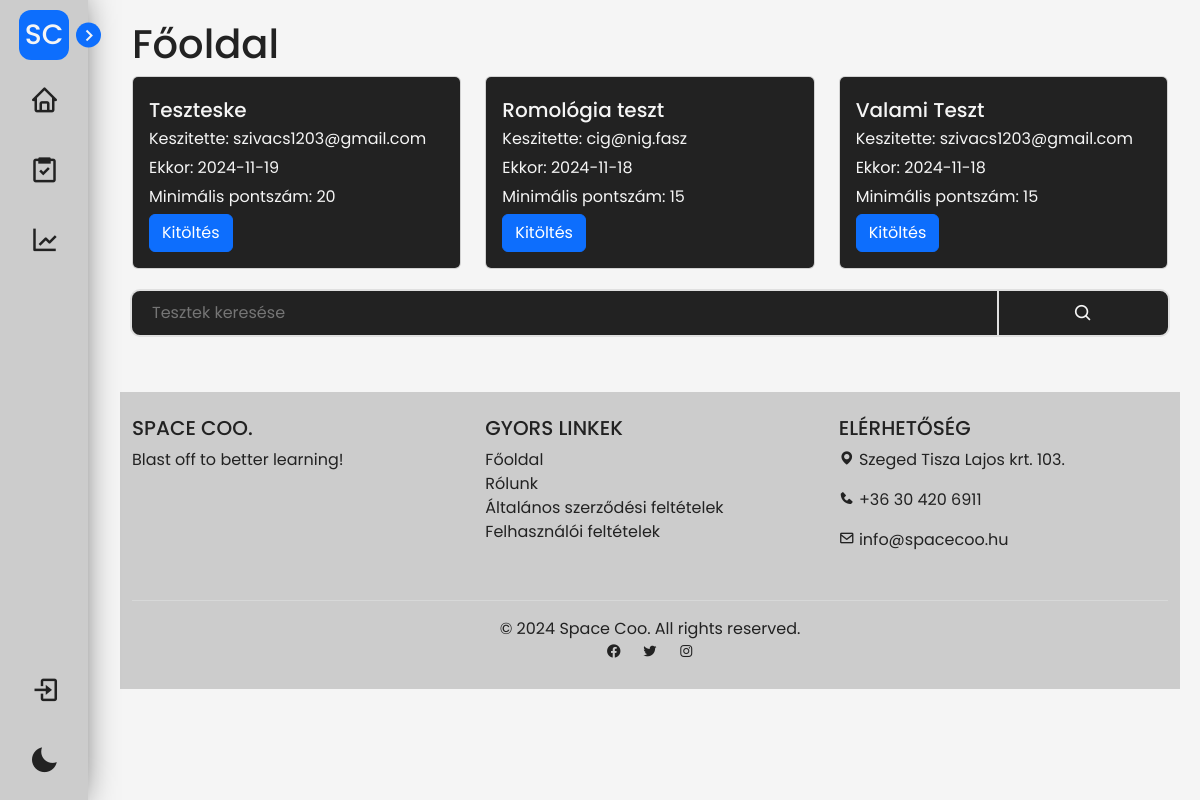
Before: / with the older database file.
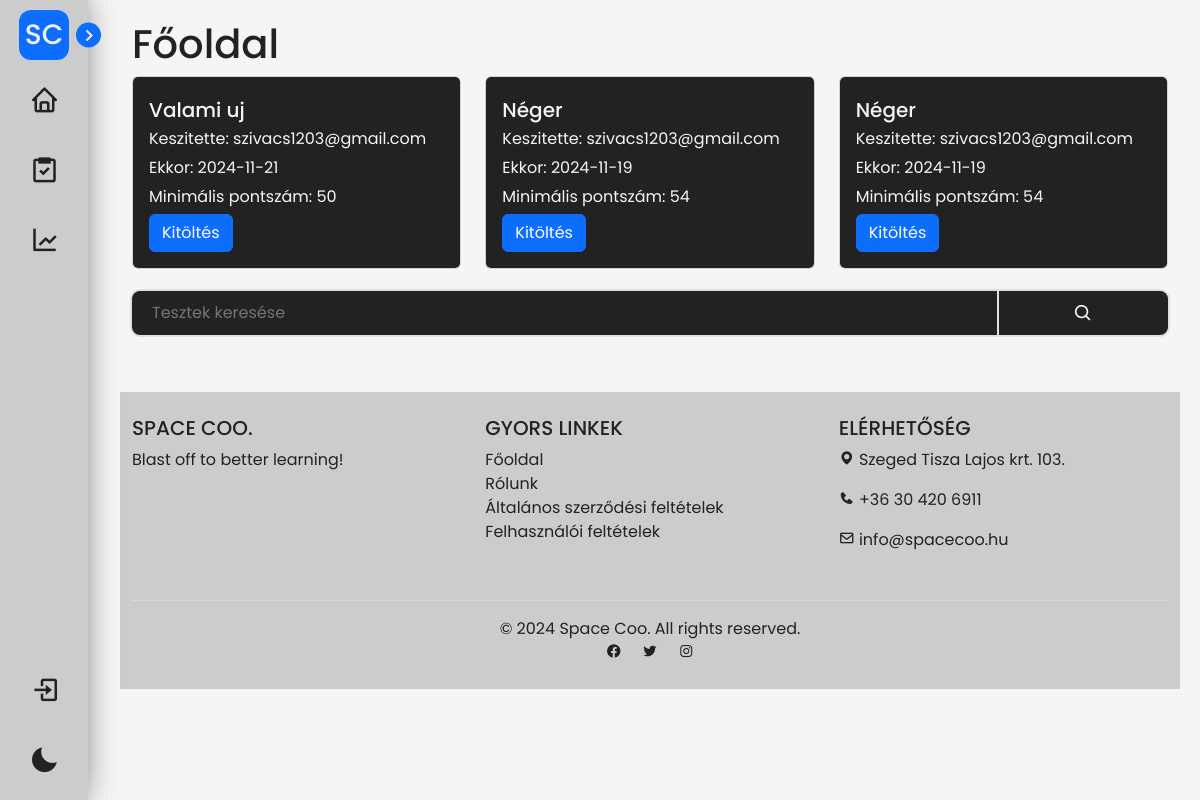
After: the same page with the newer database file.
### tables this page shows
CREATE TABLE `tests` (
  `tid` int(11) NOT NULL,
  `t_name` varchar(255) NOT NULL,
  `date` date NOT NULL,
  `min_score` int(11) DEFAULT NULL,
  `owner` varchar(255) DEFAULT NULL
);

### classes/class.controller.test.php (called while the page is built, shortened)
<?php
class TestController extends Test {
  private $limitAmount;
  public function __construct($testName, $testMinScore, $testOwner) {
    $this->limitAmount = null;
  }
  public static function constructWithLimit($amount) {
    $instance = new self(null, null, null);
    $instance->limitAmount = $amount;
    return $instance;
  }
  public function getLimitedAmountOfTests() {
    return $this->getCustomAmountOfTests($this->limitAmount);
  }
}

### classes/class.dbh.php (called while the page is built)
<?php
class Dbh {
    protected function connect() {
        try {
            $username = "root";
            $password = "";
            $dbh = new PDO("mysql:host=localhost;dbname=spacecoo", $username, $password);
            return $dbh;
        } catch (PDOException $e) {
            print "Error: " . $e->getMessage() . "<br/>";
            die();
        }
    }
}

### classes/class.test.php (called while the page is built, shortened)
<?php
class Test extends Dbh {
  protected function getCustomAmountOfTests($amount) {
    $stmt = $this->connect()->prepare("SELECT * FROM `tests` ORDER BY `tid` DESC LIMIT $amount");
    if (!$stmt->execute()) {
      $stmt = NULL;
      header('location: ../index.php?error=stmtfailed');
      exit();
    }
    $result = $stmt->fetchAll(PDO::FETCH_ASSOC);
    return $result;
  }
}

### index.php (the view)
<?php
include('classes/class.dbh.php');
include('classes/class.test.php');
include('classes/class.controller.test.php');
$limitedTestController = TestController::constructWithLimit(3);
$tests = $limitedTestController->getLimitedAmountOfTests();
include('includes/header.php');
?>
<div class="container-fluid">
    <h1>Főoldal</h1>
    <div class="row">
        <?php foreach($tests as $test) { ?>
        <div class="col-sm-12 col-md-6 col-lg-4">
            <div class="card">
            <div class="card-body">
                <h5 class="card-title"><?php echo $test['t_name'] ?></h5>
                <p >Keszitette: <?php echo $test['owner'] ?></p>
                <p >Ekkor: <?php echo $test['date'] ?></p>
                <p >Minimális pontszám: <?php echo $test['min_score'] ?></p>
                <a href="test.php?id=<?php echo $test["tid"] ?>" class="btn btn-primary">Kitöltés</a>
            </div>
            </div>
        </div>
        <?php } ?>
    </div>
    <div class="row searchrow">
        <input class="col-10" placeholder="Tesztek keresése" type="text" name="searchbar" id="searchbar">
        <button class="col-2 search-submit" type="submit">
            <i class='searchicon bx bx-search'></i>
        </button>
    </div>
</div>
<?php
include('includes/footer.php');
?>

### includes/header.php (shortened to what this page needs)
<!DOCTYPE html>
<html lang="hu">
<head>
    <link rel="stylesheet" href="https://cdnjs.cloudflare.com/ajax/libs/font-awesome/4.7.0/css/font-awesome.min.css">
    <link href='https://unpkg.com/boxicons@2.1.4/css/boxicons.min.css' rel='stylesheet'>
    <link rel="stylesheet" href="bootstrap-5.3.3-dist/css/bootstrap.css">
    <link rel="stylesheet" href="css/footer.css">
    <link rel="stylesheet" href="css/index.css">
</head>
                                    <!DOCTYPE svg PUBLIC "-//W3C//DTD SVG 20010904//EN"
                                    "http://www.w3.org/TR/2001/REC-SVG-20010904/DTD/svg10.dtd">
<body class="close">
    <div class="sidebar close">
        <section>
        <div class="sidebarHeader">
            <a href="<?php
                    if(isset($_SESSION["userEmail"])) echo "profile.php";
                    else echo "#"
                ?>">
                <p class="profpic"><?php
                    if(isset($_SESSION["userEmail"])) echo explode(" ", $_SESSION["userName"])[0][0] . explode(" ", $_SESSION["userName"])[1][0];
                    else echo "SC"
                ?></p>
            </a>
            <i class='bx bx-chevron-right toggle' onclick="openSidebar()"></i>
        </div>
        <div class="container-fluid">
            <ul class="nav">
            <li class="navlink">
                    <a href="index.php">
                        <i class='bx bx-home navicon' ></i>
                    </a>
                </li>
                <li class="navlink">
                    <a href="#">
                        <i class='bx bx-task navicon' ></i>
                    </a>
                </li>
                <li class="navlink">
                    <a href="#">
                        <i class='bx bx-line-chart navicon'></i>
                    </a>
                </li>
            </ul>
        </div>
        </section>
        <div class="container-fluid sidebarFooter">
            <ul class="nav">
                <?php
                    if (!isset($_SESSION["userEmail"])) {
                        echo '
                        <li class="navlink">
                            <a href="#" data-bs-toggle="modal" data-bs-target="#loginModal">
                                <i class="bx bx-log-in navicon"></i>
                                <span class="text">Belépés</span>
                            </a>
                        </li>
                        ';
                    }
                ?>
                <li class="navlink">
                    <a href="#" id="theme-toggle">
                        <i id="themeToggleIcon" class='bx bxs-moon navicon'></i>
                    </a>
                </li>
            </ul>
        </div>
    </div>

### includes/footer.php (shortened to what this page needs)
<footer class="py-4">
    <div class="container">
        <div class="row">
            <div class="col-md-4 mb-3">
                <h5 class="text-uppercase">Space Coo.</h5>
                <p>Blast off to better learning!</p>
            </div>
            <div class="col-md-4 mb-3 links">
                <h5 class="text-uppercase">Gyors Linkek</h5>
                <ul class="list-unstyled">
                    <li><a href="index.php">Főoldal</a></li>
                    <li><a href="#">Rólunk</a></li>
                    <li><a href="#">Általános szerződési feltételek</a></li>
                    <li><a href="#">Felhasználói feltételek</a></li>
                </ul>
            </div>
            <div class="col-md-4 mb-3">
                <h5 class="text-uppercase">Elérhetőség</h5>
                <p><i class="bx bxs-map"></i> Szeged Tisza Lajos krt. 103. </p>
                <p><i class='bx bxs-phone'></i> +36 30 420 6911</p>
                <p><i class='bx bx-envelope' ></i> info@spacecoo.hu</p>
            </div>
        </div>
        <hr class="border-light">
        <div class="row">
            <div class="col text-center">
                <p class="mb-0">&copy; 2024 Space Coo. All rights reserved.</p>
                <a href="#" class="me-3"><i class='bx bxl-facebook-circle'></i></a>
                <a href="#" class="me-3"><i class='bx bxl-twitter'></i></a>
                <a href="#" ><i class='bx bxl-instagram' ></i></a>
            </div>
        </div>
    </div>
</footer>
</body>
</html>

### css/footer.css (style rules this page uses)
:root { --background-color: #f5f5f5; --text-color: #222222; --primary-accent: #0d6efd; --secondary-accent: #cccccc; --border-color: #e0e0e0; --highlight-color: #0056b3; }
footer { background-color: var(--secondary-accent); color: var(--text-color); margin-top: 50px; }
footer a { text-decoration: none; color: var(--text-color); transition: all 0.1s ease-in-out; }
footer .border-light { border-color: var(--border-color); }

### css/index.css (style rules this page uses)
:root { --background-color: #f5f5f5; --text-color: #222222; --primary-accent: #0d6efd; --secondary-accent: #cccccc; --border-color: #e0e0e0; --highlight-color: #0056b3; --correct-color: green; --incorrect-color: red; }
* { padding: 0; margin: 0; box-sizing: border-box; text-decoration: none; font-family: Poppins, sans-serif; color: var(--text-color); }
body { background-color: var(--background-color); padding: 20px; padding-left: 120px; transition: all 0.2s ease-in-out; }
.sidebar { background: var(--secondary-accent); position: fixed; top: 0; left: 0; height: 100%; width: 250px; box-shadow: -15px 0px 40px 0px rgb(0, 0, 0); transition: all 0.2s ease-in-out; display: flex; flex-direction: column; justify-content: space-between; z-index: 100; }
.sidebar.close { width: 88px; }
.sidebar .sidebarHeader .toggle { position: absolute; cursor: pointer; top: 50%; right: -13px; transform: translateY(-50%) rotate(180deg); height: 25px; margin: 0; width: 25px; background-color: var(--primary-accent); color: #f5f5f5; display: flex; align-items: center; justify-content: center; border-radius: 50%; font-size: 24px; transition: all 0.2s ease-in-out; }
.sidebar .sidebarHeader { display: flex; position: relative; padding: 10px; padding-left: 19px; align-items: center; }
.sidebar .sidebarHeader .profpic { color: #f5f5f5; margin: 0; background-color: var(--primary-accent); width: 50px; height: 50px; display: flex; min-width: 50px; align-items: center; justify-content: center; font-size: 28px; border-radius: 12px; font-weight: 500; transition: all 0.1s ease-in-out; }
.sidebar.close .sidebarHeader .toggle { transform: translateY(-50%); transition: all 0.2s ease-in-out; }
.sidebar .navlink a { font-size: medium; display: flex; align-items: center; text-decoration: none; white-space: nowrap; width: 225px; height: 60px; }
.sidebarHeader a { text-decoration: none; }
.sidebar .navlink { display: flex; flex: 100%; margin-bottom: 10px; list-style-type: none; border-radius: 10px; }
.sidebar.close .navlink a { width: 55px; }
.sidebar .navlink .navicon { font-size: 30px; min-width: 65px; display: flex; align-items: center; justify-content: center; }
h1 { color: var(--text-color); }
.card-body p, .card-body h5 { color: var(--background-color); margin: 5px 0px; }
.card-body { background-color: var(--text-color); border: 0px; transition: all 0.2s ease-in-out; border-radius: 5px; }
.card { margin-bottom: 15px; }
#searchbar { background-color: var(--text-color); color: var(--background-color); outline: none; border: 0; padding: 10px 20px; border: 2px solid var(--border-color); border-right: 0px; border-radius: 10px 0px 0px 10px; transition: all 0.2s ease-in-out; }
.searchrow { display: flex; justify-content: center; padding: 5px 10px; transition: all 0.1s ease-in-out; }
.search-submit { background-color: var(--text-color); display: flex; align-items: center; justify-content: center; outline: none; border: 2px solid var(--border-color); border-radius: 0px 10px 10px 0px; transition: all 0.1s ease-in-out; }
.searchicon { color: var(--background-color); font-size: 20px; }

Changed rows visible on the page:
removed tests: t_name "Teszteske", owner "szivacs1203@gmail.com", date "2024-11-19", min_score "20"
removed tests: t_name "Romológia teszt", owner "cig@nig.fasz", date "2024-11-18", min_score "15"
removed tests: t_name "Valami Teszt", owner "szivacs1203@gmail.com", date "2024-11-18", min_score "15"
added tests: t_name "Valami uj", owner "szivacs1203@gmail.com", date "2024-11-21", min_score "50"
added tests: t_name "Néger", owner "szivacs1203@gmail.com", date "2024-11-19", min_score "54"
added tests: t_name "Néger", owner "szivacs1203@gmail.com", date "2024-11-19", min_score "54"
